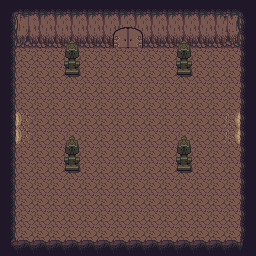

Below is a game level as drawn by its tile map, then a one-line description and the .tmx file that defines it, in full:
An orthogonal 16x16 tile map with 16x16 px tiles, 6 tile layers (Ground, Collision, Collision1, OpenDoor, ...), 2 tilesets and 12 objects.

<map version="1.10" tiledversion="1.10.1" orientation="orthogonal" renderorder="right-down" width="16" height="16" tilewidth="16" tileheight="16" infinite="0" nextlayerid="13" nextobjectid="16">
 <tileset firstgid="1" source="cave.tsx" />
 <tileset firstgid="1001" source="Inner.tsx" />
 <layer id="1" name="Ground" width="16" height="16">
  <data encoding="csv">
0,0,0,0,0,0,0,0,0,0,0,0,0,0,0,0,
0,0,0,0,0,0,0,0,0,0,0,0,0,0,0,0,
0,0,0,0,0,0,0,0,0,0,0,0,0,0,0,0,
0,1,1,1,1,1,1,1,1,1,1,1,1,1,1,0,
0,1,1,1,1,1,1,1,1,1,1,1,1,1,1,0,
0,1,1,1,1,1,1,1,1,1,1,1,1,1,1,0,
0,1,1,1,1,1,1,1,1,1,1,1,1,1,1,0,
0,121,1,1,1,1,1,1,1,1,1,1,1,1,81,0,
0,121,1,1,1,1,1,1,1,1,1,1,1,1,81,0,
0,1,1,1,1,1,1,1,1,1,1,1,1,1,1,0,
0,1,1,1,1,1,1,1,1,1,1,1,1,1,1,0,
0,1,1,1,1,1,1,1,1,1,1,1,1,1,1,0,
0,1,1,1,1,1,1,1,1,1,1,1,1,1,1,0,
0,1,1,1,1,1,1,1,1,1,1,1,1,1,1,0,
0,1,1,1,1,1,1,1,1,1,1,1,1,1,1,0,
0,0,0,0,0,0,0,0,0,0,0,0,0,0,0,0
</data>
 </layer>
 <layer id="2" name="Collision" width="16" height="16">
  <data encoding="csv">
5,83,83,83,83,83,83,83,83,83,83,83,83,83,83,6,
44,122,123,123,123,123,123,163,163,123,123,123,123,123,124,42,
44,202,203,203,203,203,203,203,203,203,203,203,203,203,204,42,
0,0,0,0,0,0,0,0,0,0,0,0,0,0,0,0,
0,0,0,0,90,0,0,0,0,0,0,90,0,0,0,0,
0,0,0,0,0,0,0,0,0,0,0,0,0,0,0,0,
0,0,0,0,0,0,0,0,0,0,0,0,0,0,0,0,
0,0,0,0,0,0,0,0,0,0,0,0,0,0,0,0,
0,0,0,0,0,0,0,0,0,0,0,0,0,0,0,0,
0,0,0,0,0,0,0,0,0,0,0,0,0,0,0,0,
0,0,0,0,90,0,0,0,0,0,0,90,0,0,0,0,
0,0,0,0,0,0,0,0,0,0,0,0,0,0,0,0,
0,0,0,0,0,0,0,0,0,0,0,0,0,0,0,0,
0,0,0,0,0,0,0,0,0,0,0,0,0,0,0,0,
0,0,0,0,0,0,0,0,0,0,0,0,0,0,0,0,
45,3,3,3,3,3,3,3,3,3,3,3,3,3,3,46
</data>
 </layer>
 <layer id="8" name="Collision1" width="16" height="16">
  <data encoding="csv">
0,0,0,0,0,0,0,83,83,0,0,0,0,0,0,0,
0,0,0,0,0,0,0,123,123,0,0,0,0,0,0,0,
0,0,0,0,10,0,0,0,0,0,0,10,0,0,0,0,
44,0,0,0,50,0,0,0,0,0,0,50,0,0,0,42,
44,0,0,0,0,0,0,0,0,0,0,0,0,0,0,42,
44,0,0,0,0,0,0,0,0,0,0,0,0,0,0,42,
44,0,0,0,0,0,0,0,0,0,0,0,0,0,0,42,
44,0,0,0,0,0,0,0,0,0,0,0,0,0,0,42,
44,0,0,0,10,0,0,0,0,0,0,10,0,0,0,42,
44,0,0,0,50,0,0,0,0,0,0,50,0,0,0,42,
44,0,0,0,0,0,0,0,0,0,0,0,0,0,0,42,
44,0,0,0,0,0,0,0,0,0,0,0,0,0,0,42,
44,0,0,0,0,0,0,0,0,0,0,0,0,0,0,42,
44,0,0,0,0,0,0,0,0,0,0,0,0,0,0,42,
44,0,0,0,0,0,0,0,0,0,0,0,0,0,0,42,
0,0,0,0,0,0,0,0,0,0,0,0,0,0,0,0
</data>
 </layer>
 <layer id="10" name="OpenDoor" width="16" height="16">
  <data encoding="csv">
0,0,0,0,0,0,0,0,0,0,0,0,0,0,0,0,
0,0,0,0,0,0,0,0,0,0,0,0,0,0,0,0,
0,0,0,0,0,0,0,1289,1290,0,0,0,0,0,0,0,
0,0,0,0,0,0,0,0,0,0,0,0,0,0,0,0,
0,0,0,0,0,0,0,0,0,0,0,0,0,0,0,0,
0,0,0,0,0,0,0,0,0,0,0,0,0,0,0,0,
0,0,0,0,0,0,0,0,0,0,0,0,0,0,0,0,
0,0,0,0,0,0,0,0,0,0,0,0,0,0,0,0,
0,0,0,0,0,0,0,0,0,0,0,0,0,0,0,0,
0,0,0,0,0,0,0,0,0,0,0,0,0,0,0,0,
0,0,0,0,0,0,0,0,0,0,0,0,0,0,0,0,
0,0,0,0,0,0,0,0,0,0,0,0,0,0,0,0,
0,0,0,0,0,0,0,0,0,0,0,0,0,0,0,0,
0,0,0,0,0,0,0,0,0,0,0,0,0,0,0,0,
0,0,0,0,0,0,0,0,0,0,0,0,0,0,0,0,
0,0,0,0,0,0,0,0,0,0,0,0,0,0,0,0
</data>
 </layer>
 <layer id="11" name="OpenDoor1" width="16" height="16">
  <data encoding="csv">
0,0,0,0,0,0,0,0,0,0,0,0,0,0,0,0,
0,0,0,0,0,0,0,1249,1250,0,0,0,0,0,0,0,
0,0,0,0,0,0,0,0,0,0,0,0,0,0,0,0,
0,0,0,0,0,0,0,0,0,0,0,0,0,0,0,0,
0,0,0,0,0,0,0,0,0,0,0,0,0,0,0,0,
0,0,0,0,0,0,0,0,0,0,0,0,0,0,0,0,
0,0,0,0,0,0,0,0,0,0,0,0,0,0,0,0,
0,0,0,0,0,0,0,0,0,0,0,0,0,0,0,0,
0,0,0,0,0,0,0,0,0,0,0,0,0,0,0,0,
0,0,0,0,0,0,0,0,0,0,0,0,0,0,0,0,
0,0,0,0,0,0,0,0,0,0,0,0,0,0,0,0,
0,0,0,0,0,0,0,0,0,0,0,0,0,0,0,0,
0,0,0,0,0,0,0,0,0,0,0,0,0,0,0,0,
0,0,0,0,0,0,0,0,0,0,0,0,0,0,0,0,
0,0,0,0,0,0,0,0,0,0,0,0,0,0,0,0,
0,0,0,0,0,0,0,0,0,0,0,0,0,0,0,0
</data>
 </layer>
 <layer id="9" name="Door" width="16" height="16">
  <data encoding="csv">
0,0,0,0,0,0,0,0,0,0,0,0,0,0,0,0,
0,0,0,0,0,0,0,1168,1169,0,0,0,0,0,0,0,
0,0,0,0,0,0,0,1208,1209,0,0,0,0,0,0,0,
0,0,0,0,0,0,0,0,0,0,0,0,0,0,0,0,
0,0,0,0,0,0,0,0,0,0,0,0,0,0,0,0,
0,0,0,0,0,0,0,0,0,0,0,0,0,0,0,0,
0,0,0,0,0,0,0,0,0,0,0,0,0,0,0,0,
0,0,0,0,0,0,0,0,0,0,0,0,0,0,0,0,
0,0,0,0,0,0,0,0,0,0,0,0,0,0,0,0,
0,0,0,0,0,0,0,0,0,0,0,0,0,0,0,0,
0,0,0,0,0,0,0,0,0,0,0,0,0,0,0,0,
0,0,0,0,0,0,0,0,0,0,0,0,0,0,0,0,
0,0,0,0,0,0,0,0,0,0,0,0,0,0,0,0,
0,0,0,0,0,0,0,0,0,0,0,0,0,0,0,0,
0,0,0,0,0,0,0,0,0,0,0,0,0,0,0,0,
0,0,0,0,0,0,0,0,0,0,0,0,0,0,0,0
</data>
 </layer>
 <objectgroup id="6" name="Collisions">
  <object id="2" x="0" y="0" width="112" height="48" />
  <object id="3" x="0" y="0" width="16" height="112" />
  <object id="4" x="0" y="144" width="16" height="112" />
  <object id="5" x="0" y="240" width="256" height="16" />
  <object id="6" x="240" y="144" width="16" height="112" />
  <object id="7" x="240" y="0" width="16" height="112" />
  <object id="8" x="64" y="156.25" width="16" height="19.75" />
  <object id="10" x="176" y="156.25" width="15.8182" height="19.75" />
  <object id="11" x="64" y="60.75" width="16.1818" height="19.25" />
  <object id="12" x="176" y="60.25" width="15.8182" height="19.75" />
  <object id="14" x="144" y="0" width="112" height="48" />
 </objectgroup>
 <objectgroup id="12" name="DoorCollision">
  <object id="15" x="112" y="0" width="32" height="48" />
 </objectgroup>
</map>
